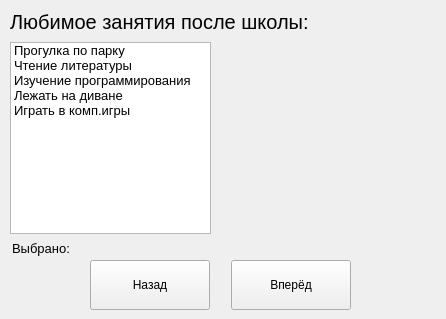
<?xml version="1.0" encoding="UTF-8"?>
<ui version="4.0">
 <class>MainWindow</class>
 <widget class="QMainWindow" name="MainWindow">
  <property name="geometry">
   <rect>
    <x>0</x>
    <y>0</y>
    <width>446</width>
    <height>319</height>
   </rect>
  </property>
  <property name="minimumSize">
   <size>
    <width>446</width>
    <height>319</height>
   </size>
  </property>
  <property name="maximumSize">
   <size>
    <width>446</width>
    <height>319</height>
   </size>
  </property>
  <property name="windowTitle">
   <string>MainWindow</string>
  </property>
  <widget class="QWidget" name="centralwidget">
   <widget class="QListWidget" name="listWidget">
    <property name="geometry">
     <rect>
      <x>10</x>
      <y>42</y>
      <width>201</width>
      <height>192</height>
     </rect>
    </property>
    <property name="font">
     <font>
      <pointsize>10</pointsize>
     </font>
    </property>
    <property name="currentRow">
     <number>-1</number>
    </property>
    <item>
     <property name="text">
      <string>Прогулка по парку</string>
     </property>
    </item>
    <item>
     <property name="text">
      <string>Чтение литературы</string>
     </property>
    </item>
    <item>
     <property name="text">
      <string>Изучение программирования</string>
     </property>
    </item>
    <item>
     <property name="text">
      <string>Лежать на диване</string>
     </property>
    </item>
    <item>
     <property name="text">
      <string>Играть в комп.игры</string>
     </property>
    </item>
   </widget>
   <widget class="QLabel" name="label_task">
    <property name="geometry">
     <rect>
      <x>10</x>
      <y>6</y>
      <width>421</width>
      <height>31</height>
     </rect>
    </property>
    <property name="font">
     <font>
      <family>Segoe UI</family>
      <pointsize>15</pointsize>
     </font>
    </property>
    <property name="text">
     <string>Любимое занятия после школы:</string>
    </property>
   </widget>
   <widget class="QLabel" name="label_img">
    <property name="geometry">
     <rect>
      <x>230</x>
      <y>42</y>
      <width>201</width>
      <height>191</height>
     </rect>
    </property>
    <property name="text">
     <string/>
    </property>
   </widget>
   <widget class="QLabel" name="label_selected">
    <property name="geometry">
     <rect>
      <x>12</x>
      <y>240</y>
      <width>271</width>
      <height>16</height>
     </rect>
    </property>
    <property name="font">
     <font>
      <family>Segoe UI</family>
      <pointsize>10</pointsize>
     </font>
    </property>
    <property name="text">
     <string>Выбрано:</string>
    </property>
   </widget>
   <widget class="QPushButton" name="btn_back">
    <property name="geometry">
     <rect>
      <x>90</x>
      <y>260</y>
      <width>120</width>
      <height>50</height>
     </rect>
    </property>
    <property name="font">
     <font>
      <family>Segoe UI</family>
     </font>
    </property>
    <property name="text">
     <string>Назад</string>
    </property>
   </widget>
   <widget class="QPushButton" name="btn_next">
    <property name="geometry">
     <rect>
      <x>231</x>
      <y>260</y>
      <width>120</width>
      <height>50</height>
     </rect>
    </property>
    <property name="font">
     <font>
      <family>Segoe UI</family>
     </font>
    </property>
    <property name="text">
     <string>Вперёд</string>
    </property>
   </widget>
  </widget>
 </widget>
 <resources/>
 <connections/>
</ui>
